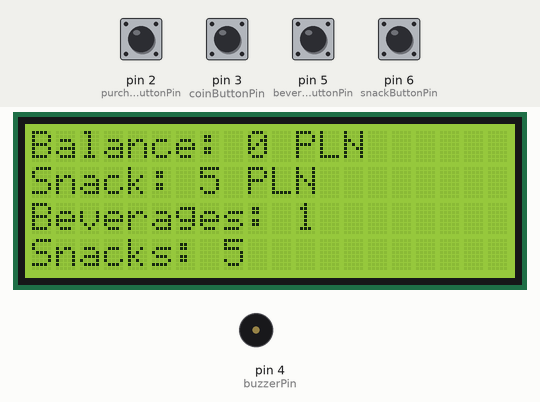
This sketch was run on a simulated Arduino Uno, built with avr-gcc and run on an emulated ATmega328P. Shown: 20×4 character LCD, buzzer (waves = sounding, pin HIGH). The test bench sets the inputs (shaded band); at power-on: pin 2 (purchaseButtonPin), pin 3 (coinButtonPin), pin 5 (beverageButtonPin), pin 6 (snackButtonPin) HIGH.

Above: at 1.2 s.
1.3 s: pin 2 (purchaseButtonPin) pulled LOW for 0.15 s
At 1.9 s:
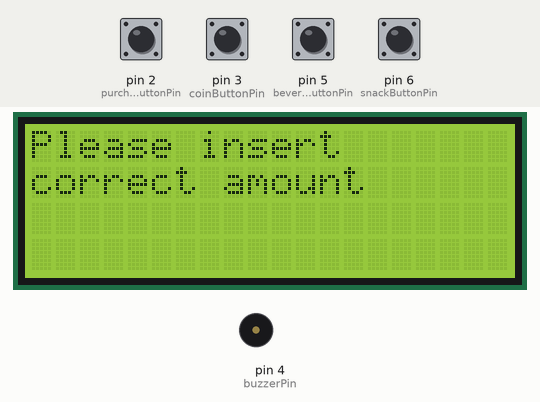
3.8 s: pin 5 (beverageButtonPin) pulled LOW for 0.15 s
At 5.0 s:
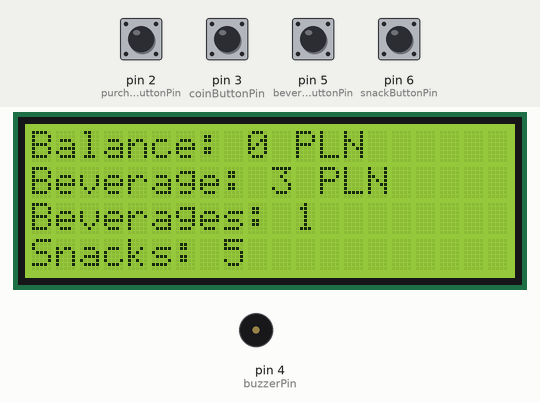
5.4 s: pin 3 (coinButtonPin) pulled LOW for 0.15 s
At 6.3 s:
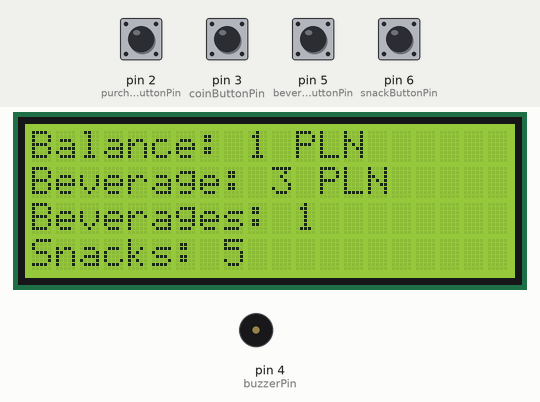
7.0 s: pin 6 (snackButtonPin) pulled LOW for 0.15 s
At 7.5 s:
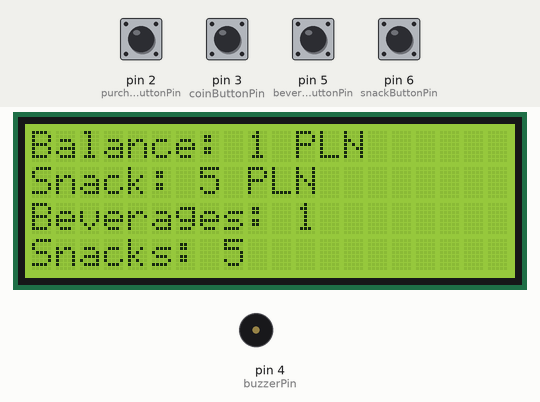
8.6 s: pin 3 (coinButtonPin) pulled LOW for 1 s
11.1 s: pin 5 (beverageButtonPin) pulled LOW for 1 s
At 11.8 s:
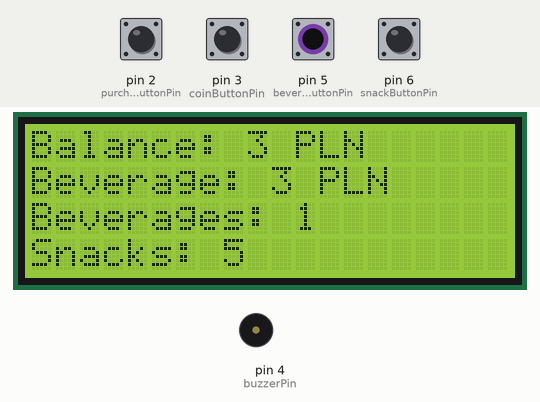
Timing chart, 0 to 14.1 s (numbered marks = the images above; inputs shaded):
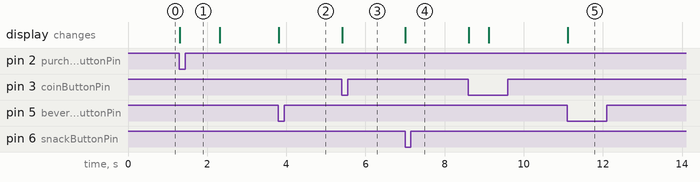

Measured:
- after the input at 1.3 s, the display: changes at once (image 1)
- after the input at 3.8 s, the display: changes at once (image 2)
- after the input at 5.4 s, the display: changes at once (image 3)
- after the input at 7.0 s, the display: changes at once (image 4)
- after the input at 11.1 s, the display: changes at once (image 5)

The sketch:

sketch.ino
```cpp
#include <LiquidCrystal.h>

LiquidCrystal lcd(7, 8, 9, 10, 11, 12);

int beverageCount = 1;
int snackCount = 5;
int balance = 0;
const int beveragePrice = 3;
const int snackPrice = 5;
int selectedProductPrice = snackPrice;
String selectedProduct = "Snack";

const int purchaseButtonPin = 2;
const int coinButtonPin = 3;
const int beverageButtonPin = 5;
const int snackButtonPin = 6;
const int buzzerPin = 4;

int purchaseButtonState = 0;
int coinButtonState = 0;
int beverageButtonState = 0;
int snackButtonState = 0;

void setup() {
  pinMode(purchaseButtonPin, INPUT_PULLUP);
  pinMode(coinButtonPin, INPUT_PULLUP);
  pinMode(beverageButtonPin, INPUT_PULLUP);
  pinMode(snackButtonPin, INPUT_PULLUP);
  pinMode(buzzerPin, OUTPUT);
  lcd.begin(20, 4);
  updateDisplay();
}

void loop() {
  purchaseButtonState = digitalRead(purchaseButtonPin);
  coinButtonState = digitalRead(coinButtonPin);
  beverageButtonState = digitalRead(beverageButtonPin);
  snackButtonState = digitalRead(snackButtonPin);

  if (beverageButtonState == LOW) {
    selectedProductPrice = beveragePrice;
    selectedProduct = "Beverage";
    updateDisplay();
    delay(500);
  }

  if (snackButtonState == LOW) {
    selectedProductPrice = snackPrice;
    selectedProduct = "Snack";
    updateDisplay();
    delay(500);
  }

  if (purchaseButtonState == LOW) {
    if (selectedProduct == "Beverage" && beverageCount > 0 && balance >= selectedProductPrice) {
      beverageCount--;
      balance -= selectedProductPrice;
      dispensingAnimation();
      updateDisplay();
      delay(500);
    } else if (selectedProduct == "Snack" && snackCount > 0 && balance >= selectedProductPrice) {
      snackCount--;
      balance -= selectedProductPrice;
      dispensingAnimation();
      updateDisplay();
      delay(500);
    } else if (selectedProduct == "Beverage" && beverageCount == 0) {
      lcd.clear();
      lcd.setCursor(0, 0);
      lcd.print("Out Of Stock!");
      delay(1000);
      updateDisplay();
    } else if (selectedProduct == "Snack" && snackCount == 0) {
      lcd.clear();
      lcd.setCursor(0, 0);
      lcd.print("Out Of Stock!");
      delay(1000);
      updateDisplay();
    } else {
      lcd.clear();
      lcd.setCursor(0, 0);
      lcd.print("Please insert");
      lcd.setCursor(0, 1);
      lcd.print("correct amount");
      delay(1000);
      updateDisplay();
    }
  }

  if (coinButtonState == LOW) {
    balance++;
    updateDisplay();
    delay(500);
  }
}

void updateDisplay() {
  lcd.clear();
  lcd.setCursor(0, 0);
  lcd.print("Balance: ");
  lcd.print(balance);
  lcd.print(" PLN");
  lcd.setCursor(0, 1);
  lcd.print(selectedProduct);
  lcd.print(": ");
  lcd.print(selectedProductPrice);
  lcd.print(" PLN");
  lcd.setCursor(0, 2);
  lcd.print("Beverages: ");
  lcd.print(beverageCount);
  lcd.setCursor(0, 3);
  lcd.print("Snacks: ");
  lcd.print(snackCount);
}

void dispensingAnimation() {
  lcd.clear();
  lcd.setCursor(0, 0);
  lcd.print("Dispensing...");

  for (int i = 0; i < 3; i++) {
    lcd.setCursor(0, 0);
    lcd.print("Dispensing   ");
    tone(buzzerPin, 500);
    delay(500);
    lcd.setCursor(0, 0);
    lcd.print("Dispensing.  ");
    noTone(buzzerPin);
    delay(500);
    lcd.setCursor(0, 0);
    lcd.print("Dispensing.. ");
    delay(500);
    lcd.setCursor(0, 0);
    lcd.print("Dispensing...");
    delay(500);
  }
}
```
